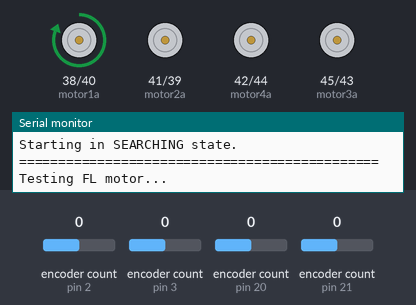
This sketch was run on a simulated Arduino Mega 2560, built with avr-gcc and run on an emulated ATmega2560. Parts: motor-driver pin pairs drawn as motors (green arrow = first pin HIGH = forward, orange = second pin HIGH = backward, longer = more drive), the last lines printed to the serial monitor. The test bench sets the inputs (shaded band); at power-on: encoder count (sensors on pin 2, pin 3, pin 20, pin 21) 0.

Above: at 1.0 s.
At 4.0 s:
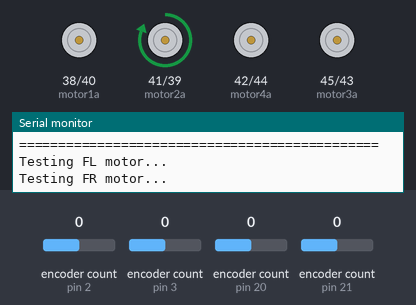
At 7.0 s:
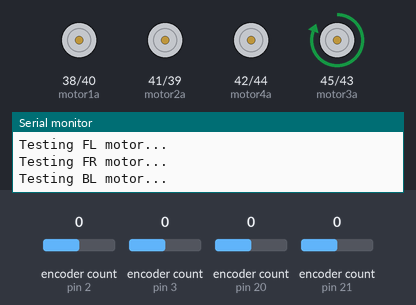
At 10.0 s:
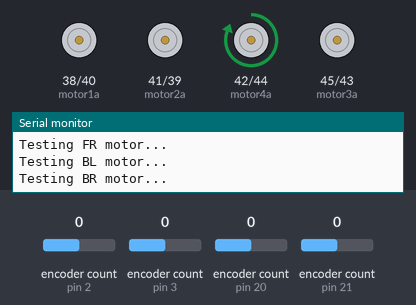
At 12.0 s:
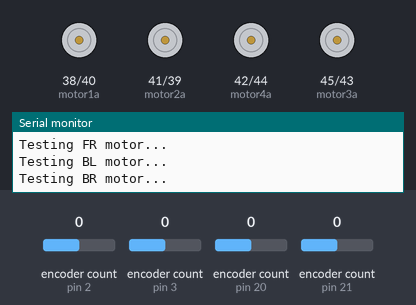
Timing chart, 0 to 17.0 s (numbered marks = the images above):
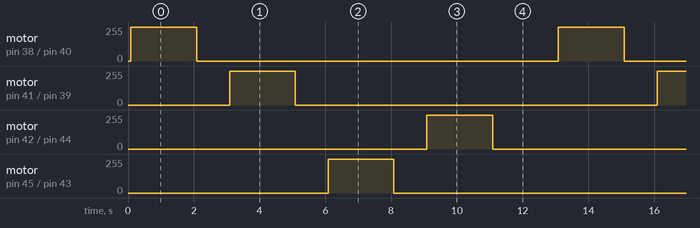

Measured:
- by itself, motor on pin 38 (motor1a) / pin 40 (motor1b), motor on pin 41 (motor2a) / pin 39 (motor2b), motor on pin 42 (motor4a) / pin 44 (motor4b), motor on pin 45 (motor3a) / pin 43 (motor3b): alternates forward 255/255 for 2.0 s and stopped for 11.0 s

The sketch:

OdometryClassTesting.ino
```cpp
#include <Encoder.h>

// =============================================================
// Motor Variables
// =============================================================
const int motor1a = 38;
const int motor1b = 40;

const int motor2a = 41;
const int motor2b = 39;

const int motor3a = 45;
const int motor3b = 43;

const int motor4a = 42;
const int motor4b = 44;

Encoder FL_motor(2, 4);   // 1 Front Left
Encoder FR_motor(3, 5);   // 2 Front Right
Encoder BL_motor(20, 6);  // 3 Back Left
Encoder BR_motor(21, 7);  // 4 Back Right


// =============================================================
// Distance calculations
// =============================================================
const int gearRatio = 63;
const int ticksPerRev = 44;
const float wheelDiameter = 100;  // mm
const float wheelCirc = wheelDiameter * M_PI;
const float ticksPerDegree = (gearRatio * ticksPerRev) / 360.0;
const float distancePerDegree = wheelCirc / 360.0;
const float distancePerTick = wheelCirc / (gearRatio * ticksPerRev);

const float WHEELBASE = 142.0;  // Distance between left and right wheels (mm)

// =============================================================
// Movement Variables
// =============================================================
const float DEFAULT_SPEED = 100;
const float HOMING_SPEED = 100;
const float TURN_ADJUSTMENT = 5.0;


class Odometry {
private:
  int motorPinA;
  int motorPinB;
  Encoder* encoder;

  // Movement state variables
  typedef enum {
    STATE_IDLE,
    STATE_MOVING_FORWARD,
    STATE_MOVING_BACKWARD,
    STATE_TURNING
  } MoveState;

  MoveState moveState;  // What the motor is doing
  float targetValue;    // Target distance or angle
  float startEncoder;   // Encoder value at movement start
  float currentValue;   // Current progress
  int motorSpeed;
  bool movementComplete;

  // For turn calculations
  bool turningRight;

public:
  // Constructor
  Odometry(int motorA, int motorB, Encoder* enc) {
    motorPinA = motorA;
    motorPinB = motorB;
    encoder = enc;
    moveState = STATE_IDLE;
    movementComplete = true;
    motorSpeed = DEFAULT_SPEED;

    pinMode(motorPinA, OUTPUT);
    pinMode(motorPinB, OUTPUT);
  }

  // =============================================================
  // Motor Control Methods
  // =============================================================
  void driveMotor(int speed) {
    speed = constrain(speed, -255, 255);
    if (speed > 0) {
      digitalWrite(motorPinA, HIGH);
      digitalWrite(motorPinB, LOW);
    } else if (speed < 0) {
      digitalWrite(motorPinA, LOW);
      digitalWrite(motorPinB, HIGH);
    }
  }

  void stopMotor() {
    digitalWrite(motorPinA, LOW);
    digitalWrite(motorPinB, LOW);
  }

  // =============================================================
  // Movement Functions
  // =============================================================
  void startMoveForward(float distanceMM, int speed = DEFAULT_SPEED) {
    if (moveState != STATE_IDLE) return;

    targetValue = distanceMM;
    startEncoder = getDistanceMM();
    motorSpeed = speed;
    moveState = STATE_MOVING_FORWARD;
    movementComplete = false;

    driveMotor(speed);
  }

  void startMoveBackward(float distanceMM, int speed = DEFAULT_SPEED) {
    if (moveState != STATE_IDLE) return;

    targetValue = distanceMM;
    startEncoder = getDistanceMM();
    motorSpeed = speed;
    moveState = STATE_MOVING_BACKWARD;
    movementComplete = false;

    driveMotor(-speed);
  }

  void startTurn(float degrees, int speed = DEFAULT_SPEED) {
    if (moveState != STATE_IDLE) return;

    targetValue = abs(degrees);
    startEncoder = encoder->read();
    motorSpeed = speed;
    moveState = STATE_TURNING;
    movementComplete = false;
    turningRight = (degrees > 0);

    driveMotor(turningRight ? speed : -speed);
  }

  // =============================================================
  // Update Method
  // =============================================================
  void update() {
    if (moveState == STATE_IDLE) return;

    switch (moveState) {
      case STATE_MOVING_FORWARD:
      case STATE_MOVING_BACKWARD:
        updateDistance();
        break;

      case STATE_TURNING:
        updateAngle();
        break;
    }
  }

  void updateDistance() {
    currentValue = abs(getDistanceMM() - startEncoder);

    if (currentValue >= targetValue) {
      stopMovement();
    }
  }

  void updateAngle() {
    long currentTicks = encoder->read();
    currentValue = abs(currentTicks - startEncoder) / ticksPerDegree;

    if (currentValue >= targetValue) {
      stopMovement();
    }
  }

  void stopMovement() {
    stopMotor();
    moveState = STATE_IDLE;
    movementComplete = true;
    currentValue = 0;
    targetValue = 0;
  }

  // =============================================================
  // Status Methods
  // =============================================================
  bool isBusy() {
    return (moveState != STATE_IDLE);
  }

  bool isMovementComplete() {
    return movementComplete;
  }

  float getProgress() {
    if (targetValue == 0) return 0;
    return (currentValue / targetValue) * 100.0;
  }

  float getRemaining() {
    return targetValue - currentValue;
  }

  long readEncoder() {
    return encoder->read();
  }

  float getDistanceMM() {
    return readEncoder() * distancePerTick;
  }

  void resetEncoder() {
    encoder->write(0);
  }

  MoveState getMoveState() {
    return moveState;
  }
};

// =============================================================
// Global class definitions
// =============================================================
// Initialize individual odometry modules
Odometry odomFL = Odometry(motor1a, motor1b, &FL_motor);
Odometry odomFR = Odometry(motor2a, motor2b, &FR_motor);
Odometry odomBL = Odometry(motor3a, motor3b, &BL_motor);
Odometry odomBR = Odometry(motor4a, motor4b, &BR_motor);

void setup() {
  Serial.begin(9600);
  Serial.println("=== Robot Initialization ===");

  pinMode(motor1a, OUTPUT);
  pinMode(motor1b, OUTPUT);

  pinMode(motor2a, OUTPUT);
  pinMode(motor2b, OUTPUT);


  pinMode(motor3a, OUTPUT);
  pinMode(motor3b, OUTPUT);


  pinMode(motor4a, OUTPUT);
  pinMode(motor4b, OUTPUT);

  Serial.println("Robot initialized.");
  Serial.println("Starting in SEARCHING state.");
  Serial.println("==============================================");
}

void loop() {
  // Test motors one at a time
  Serial.println("Testing FL motor...");
  odomFL.driveMotor(100);
  delay(2000);
  odomFL.stopMotor();
  delay(1000);

  Serial.println("Testing FR motor...");
  odomFR.driveMotor(100);
  delay(2000);
  odomFR.stopMotor();
  delay(1000);

  Serial.println("Testing BL motor...");
  odomBL.driveMotor(100);
  delay(2000);
  odomBL.stopMotor();
  delay(1000);

  Serial.println("Testing BR motor...");
  odomBR.driveMotor(100);
  delay(2000);
  odomBR.stopMotor();
  delay(2000);
}
```
